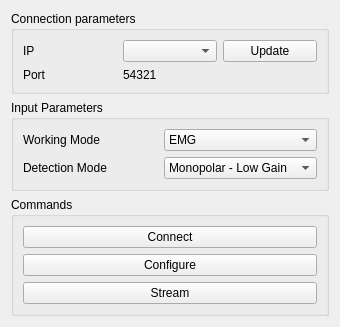
<?xml version="1.0" encoding="UTF-8"?>
<ui version="4.0">
 <class>MuoviForm</class>
 <widget class="QWidget" name="MuoviForm">
  <property name="geometry">
   <rect>
    <x>0</x>
    <y>0</y>
    <width>340</width>
    <height>324</height>
   </rect>
  </property>
  <property name="windowTitle">
   <string>MuoviForm</string>
  </property>
  <property name="maximumSize">
   <size>
    <width>340</width>
    <height>16777215</height>
   </size>
  </property>
  <layout class="QGridLayout" name="gridLayout">
   <item row="4" column="0">
    <spacer name="verticalSpacer">
     <property name="orientation">
      <enum>Qt::Vertical</enum>
     </property>
     <property name="sizeHint" stdset="0">
      <size>
       <width>20</width>
       <height>86</height>
      </size>
     </property>
    </spacer>
   </item>
   <item row="0" column="0" colspan="2">
    <widget class="QGroupBox" name="connectionGroupBox">
     <property name="title">
      <string>Connection parameters</string>
     </property>
     <layout class="QGridLayout" name="gridLayout_7">
      <item row="1" column="1">
       <widget class="QLabel" name="connectionPortLabel">
        <property name="text">
         <string>54321</string>
        </property>
       </widget>
      </item>
      <item row="1" column="0">
       <widget class="QLabel" name="label_7">
        <property name="text">
         <string>Port</string>
        </property>
       </widget>
      </item>
      <item row="0" column="0">
       <widget class="QLabel" name="label_6">
        <property name="text">
         <string>IP</string>
        </property>
       </widget>
      </item>
      <item row="0" column="2">
       <widget class="QPushButton" name="connectionUpdatePushButton">
        <property name="text">
         <string>Update</string>
        </property>
       </widget>
      </item>
      <item row="0" column="1">
       <widget class="QComboBox" name="connectionIPComboBox"/>
      </item>
     </layout>
    </widget>
   </item>
   <item row="2" column="0" rowspan="2" colspan="2">
    <widget class="QGroupBox" name="commandsGroupBox">
     <property name="title">
      <string>Commands</string>
     </property>
     <layout class="QGridLayout" name="gridLayout_3">
      <item row="0" column="0">
       <widget class="QPushButton" name="commandConnectionPushButton">
        <property name="text">
         <string>Connect</string>
        </property>
       </widget>
      </item>
      <item row="1" column="0">
       <widget class="QPushButton" name="commandConfigurationPushButton">
        <property name="text">
         <string>Configure</string>
        </property>
       </widget>
      </item>
      <item row="2" column="0">
       <widget class="QPushButton" name="commandStreamPushButton">
        <property name="text">
         <string>Stream</string>
        </property>
       </widget>
      </item>
     </layout>
    </widget>
   </item>
   <item row="1" column="0" colspan="2">
    <widget class="QGroupBox" name="inputGroupBox">
     <property name="title">
      <string>Input Parameters</string>
     </property>
     <layout class="QGridLayout" name="gridLayout_4">
      <item row="1" column="1">
       <widget class="QComboBox" name="inputDetectionModeComboBox">
        <property name="currentIndex">
         <number>1</number>
        </property>
        <item>
         <property name="text">
          <string>Monopolar - High Gain</string>
         </property>
        </item>
        <item>
         <property name="text">
          <string>Monopolar - Low Gain</string>
         </property>
        </item>
        <item>
         <property name="text">
          <string>Impedance Check</string>
         </property>
        </item>
        <item>
         <property name="text">
          <string>Test</string>
         </property>
        </item>
       </widget>
      </item>
      <item row="1" column="0">
       <widget class="QLabel" name="label_10">
        <property name="text">
         <string>Detection Mode</string>
        </property>
       </widget>
      </item>
      <item row="0" column="0">
       <widget class="QLabel" name="label">
        <property name="text">
         <string>Working Mode</string>
        </property>
       </widget>
      </item>
      <item row="0" column="1">
       <widget class="QComboBox" name="inputWorkingModeComboBox">
        <property name="currentIndex">
         <number>1</number>
        </property>
        <item>
         <property name="text">
          <string>EEG</string>
         </property>
        </item>
        <item>
         <property name="text">
          <string>EMG</string>
         </property>
        </item>
       </widget>
      </item>
     </layout>
    </widget>
   </item>
  </layout>
 </widget>
 <resources/>
 <connections/>
</ui>
